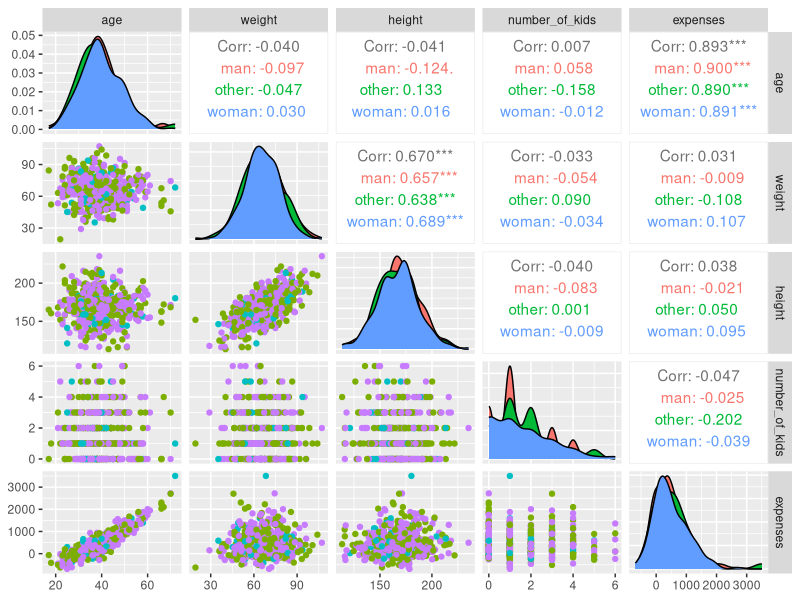
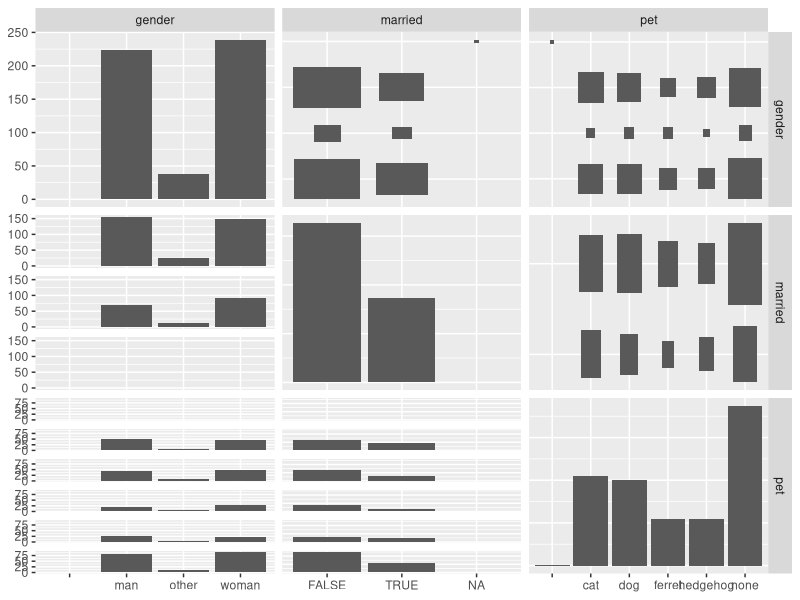
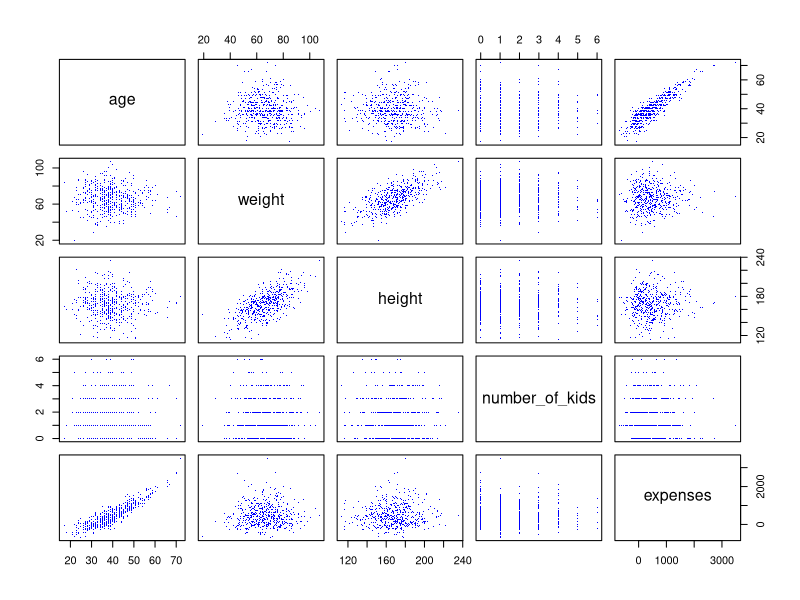
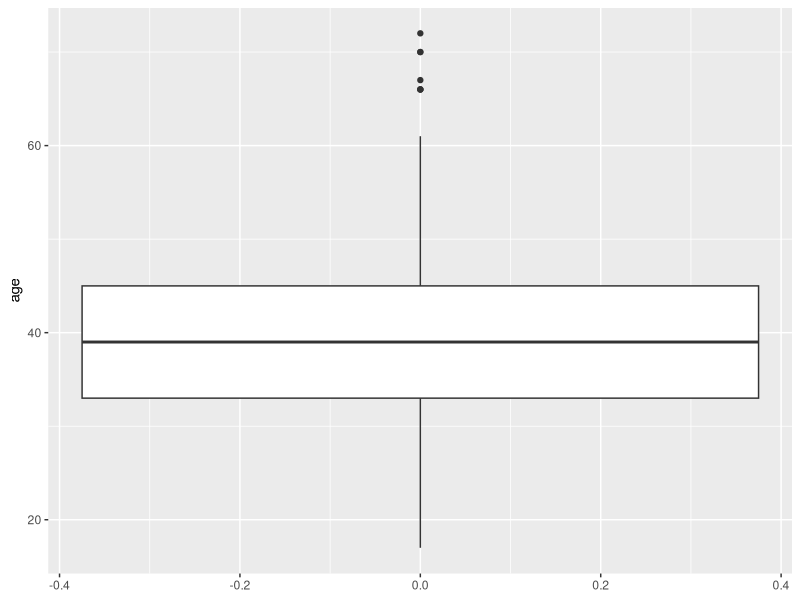
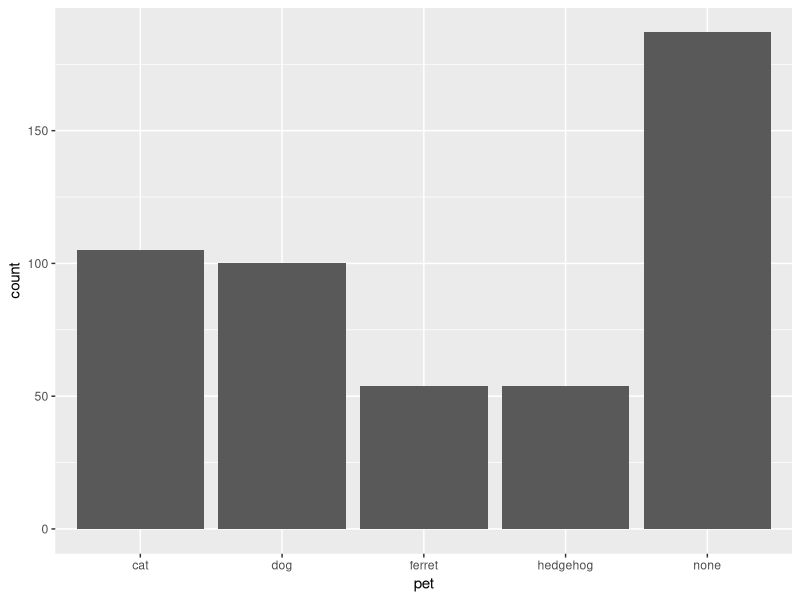

Reproduce these figures in R, in order.
## ---- chunk 1
knitr::opts_chunk$set(echo = TRUE)
## ---- chunk 2
df <- read.csv("people.tab", sep="\t")
## ---- chunk 3
library(ggplot2)
library(GGally)

#ggpairs(df[,-which(colnames(df)=='expenses')], aes(col=gender))
ggpairs(df, aes(col=gender), columns = c(1,2,3,6,8))
## ---- chunk 4
ggpairs(df[,c(4,5,7)])
## ---- chunk 5
colSums(is.na(df))
## ---- chunk 6
pairs(~ age + weight + height + number_of_kids + expenses, data = df, col = 'blue', pch='.')
## ---- chunk 7
library(ggplot2)

ggplot(df) + geom_boxplot(aes(y = age))
## ---- chunk 8
# Usuwamy niepoprawny wiersz
ggplot(df[-nrow(df),]) + geom_bar(aes(x = pet))
